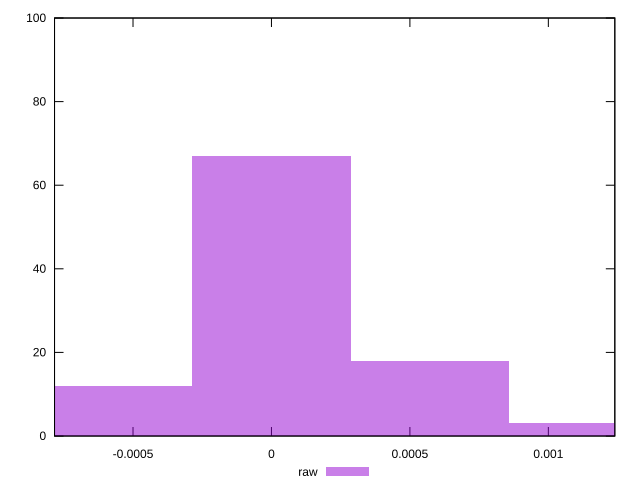

This chart was generated by the following gnuplot code:
reset

$raw <<EOF
0 67
0.0005726413857952812 18
0.0011452827715905623 3
-0.0005726413857952812 12
EOF

set key outside below
set boxwidth 0.0005726413857952812
set xrange [-0.00078343703645819:0.0012400831185589655]
set yrange [0:100]
set trange [0:100]
set style fill transparent solid 0.5 noborder
set terminal svg size 640, 490 enhanced background rgb 'white'
set output "reprap/meta/score-difference/samples/pages+cached+noexternal+nofonts+nosvg+noimg+nocss/raw/histogram.svg"

plot $raw title "raw" with boxes

reset
